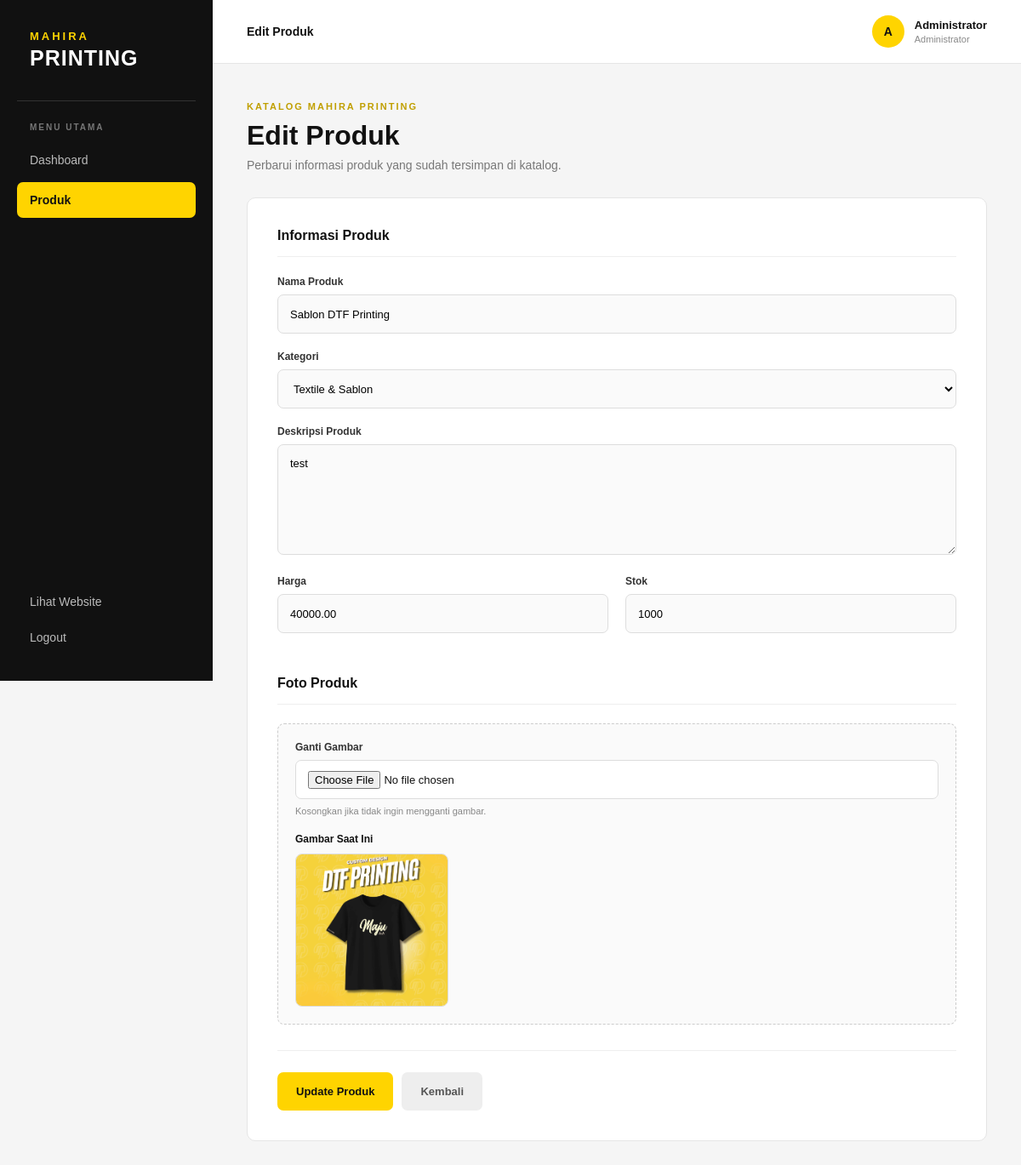
The app's page /admin/edit.php?id=16 (signed in) with its own data.
### tables this page shows
CREATE TABLE `produk` (
  `id` int(11) NOT NULL,
  `nama` varchar(100) NOT NULL,
  `kategori` varchar(50) NOT NULL,
  `deskripsi` text NOT NULL,
  `harga` decimal(12,2) NOT NULL,
  `stok` int(11) NOT NULL DEFAULT '0',
  `gambar` varchar(255) DEFAULT NULL,
  `created_at` timestamp NOT NULL DEFAULT CURRENT_TIMESTAMP
);

### admin/edit.php (the view, shortened to what this page needs)
<?php
require_once "../config/database.php";
$id = isset($_GET['id']) ? (int)$_GET['id'] : 0;
$query = mysqli_query(
    $conn,
    "SELECT * FROM produk
     WHERE id = $id"
);
$produk = mysqli_fetch_assoc($query);
?>
<!DOCTYPE html>
<html lang="id">
<head>
</head>
<body>
<aside class="sidebar">
    <div class="brand">
        <span>MAHIRA</span>
        <h1>PRINTING</h1>
    </div>
    <div class="menu-title">
        Menu Utama
    </div>
    <nav class="menu">
        <a href="index.php">
            Dashboard
        </a>
        <a
            href="produk.php"
            class="active"
        >
            Produk
        </a>
    </nav>
    <div class="sidebar-bottom">
        <a href="../index.php">
            Lihat Website
        </a>
        <a
            href="logout.php"
            class="logout"
        >
            Logout
        </a>
    </div>
</aside>
<main class="main">
    <header class="topbar">
        <div class="page-title">
            Edit Produk
        </div>
        <div class="admin-info">
            <div class="admin-avatar">
                <?php
                $nama_admin = isset($_SESSION['admin_nama'])
                    ? $_SESSION['admin_nama']
                    : 'Admin';
                echo strtoupper(substr($nama_admin, 0, 1));
                ?>
            </div>
            <div>
                <div class="admin-name">
                    <?php
                    echo htmlspecialchars($nama_admin);
                    ?>
                </div>
                <div class="admin-role">
                    Administrator
                </div>
            </div>
        </div>
    </header>
    <div class="content">
        <div class="page-header">
            <small>
                Katalog Mahira Printing
            </small>
            <h1>
                Edit Produk
            </h1>
            <p>
                Perbarui informasi produk yang sudah tersimpan di katalog.
            </p>
        </div>
        <div class="form-card">
            <form
                action="proses_produk.php"
                method="POST"
                enctype="multipart/form-data"
            >
                <div class="form-section">
                    <div class="section-heading">
                        Informasi Produk
                    </div>
                    <div class="form-group">
                        <label for="nama">
                            Nama Produk
                        </label>
                        <input
                            type="text"
                            id="nama"
                            name="nama"
                            value="<?php echo htmlspecialchars($produk['nama']); ?>"
                            placeholder="Masukkan nama produk"
                            required
                        >
                    </div>
                    <div class="form-group">
                        <label for="kategori">
                            Kategori
                        </label>
                        <select
                            name="kategori"
                            id="kategori"
                            required
                        >
                            <option
                                value="Textile & Sablon"
                                <?php
                                if ($produk['kategori'] == 'Textile & Sablon') {
                                    echo 'selected';
                                }
                                ?>
                            >
                                Textile & Sablon
                            </option>
                        </select>
                    </div>
                    <div class="form-group">
                        <label for="deskripsi">
                            Deskripsi Produk
                        </label>
                        <textarea
                            name="deskripsi"
                            id="deskripsi"
                            placeholder="Masukkan deskripsi produk"
                            required
                        ><?php echo htmlspecialchars($produk['deskripsi']); ?></textarea>
                    </div>
                    <div class="form-row">
                        <div class="form-group">
                            <label for="harga">
                                Harga
                            </label>
                            <input
                                type="number"
                                id="harga"
                                name="harga"
                                value="<?php echo $produk['harga']; ?>"
                                min="0"
                                required
                            >
                        </div>
                        <div class="form-group">
                            <label for="stok">
                                Stok
                            </label>
                            <input
                                type="number"
                                id="stok"
                                name="stok"
                                value="<?php echo $produk['stok']; ?>"
                                min="0"
                                required
                            >
                        </div>
                    </div>
                </div>
                <div class="form-section">
                    <div class="section-heading">
                        Foto Produk
                    </div>
                    <div class="image-upload">
                        <div class="form-group">
                            <label for="gambar">
                                Ganti Gambar
                            </label>
                            <input
                                type="file"
                                name="gambar"
                                id="gambar"
                                accept=".jpg,.jpeg,.png,.webp"
                            >
                            <div class="image-note">
                                Kosongkan jika tidak ingin mengganti gambar.
                            </div>
                        </div>
                        <?php
                        if (!empty($produk['gambar'])) {
                        ?>
                            <div class="current-image">
                                <div class="current-image-title">
                                    Gambar Saat Ini
                                </div>
                                <img
                                    src="../uploads/produk/<?php echo htmlspecialchars($produk['gambar']); ?>"
                                    alt="<?php echo htmlspecialchars($produk['nama']); ?>"
                                >
                            </div>
                        <?php
                        }
                        ?>
                    </div>
                </div>
                <div class="form-actions">
                    <button
                        type="submit"
                        class="btn btn-update"
                    >
                        Update Produk
                    </button>
                    <a
                        href="produk.php"
                        class="btn btn-back"
                    >
                        Kembali
                    </a>
                </div>
            </form>
        </div>
    </div>
</main>
</body>
</html>

### admin/edit.php (style rules this page uses)
* { margin: 0; padding: 0; box-sizing: border-box; }
body { font-family: Arial, Helvetica, sans-serif; background: #f5f5f5; color: #111111; }
.sidebar { width: 250px; height: 100vh; background: #111111; position: fixed; left: 0; top: 0; padding: 30px 20px; display: flex; flex-direction: column; z-index: 100; }
.brand { padding: 5px 15px 35px; border-bottom: 1px solid #333333; margin-bottom: 25px; }
.brand span { display: block; color: #ffd400; font-size: 13px; font-weight: bold; letter-spacing: 3px; margin-bottom: 4px; }
.brand h1 { color: #ffffff; font-size: 25px; letter-spacing: 1px; }
.menu-title { color: #777777; font-size: 10px; font-weight: bold; letter-spacing: 2px; margin: 0 15px 12px; text-transform: uppercase; }
.menu { display: flex; flex-direction: column; gap: 5px; }
.menu a { text-decoration: none; color: #bbbbbb; padding: 13px 15px; border-radius: 7px; font-size: 14px; transition: 0.2s; }
.menu a:hover, .menu a.active { background: #ffd400; color: #111111; font-weight: bold; }
.sidebar-bottom { margin-top: auto; }
.sidebar-bottom a { display: block; text-decoration: none; color: #bbbbbb; padding: 13px 15px; border-radius: 7px; font-size: 14px; transition: 0.2s; }
.main { margin-left: 250px; min-height: 100vh; }
.topbar { height: 75px; background: #ffffff; border-bottom: 1px solid #e5e5e5; display: flex; align-items: center; justify-content: space-between; padding: 0 40px; }
.page-title { font-size: 14px; font-weight: bold; }
.admin-info { display: flex; align-items: center; gap: 12px; }
.admin-avatar { width: 38px; height: 38px; border-radius: 50%; background: #ffd400; display: flex; align-items: center; justify-content: center; font-weight: bold; font-size: 14px; }
.admin-name { font-size: 13px; font-weight: bold; }
.admin-role { font-size: 11px; color: #888888; margin-top: 3px; }
.content { padding: 40px; max-width: 1100px; }
.page-header { margin-bottom: 30px; }
.page-header small { color: #c09f00; font-size: 11px; font-weight: bold; letter-spacing: 2px; text-transform: uppercase; }
.page-header h1 { font-size: 32px; margin-top: 8px; }
.page-header p { color: #777777; font-size: 14px; margin-top: 8px; }
.form-card { background: #ffffff; border: 1px solid #e5e5e5; border-radius: 10px; padding: 35px; }
.form-section { margin-bottom: 30px; }
.section-heading { font-size: 16px; font-weight: bold; padding-bottom: 15px; margin-bottom: 22px; border-bottom: 1px solid #eeeeee; }
.form-group { margin-bottom: 20px; }
.form-group:last-child { margin-bottom: 0; }
.form-group label { display: block; font-size: 12px; font-weight: bold; margin-bottom: 8px; color: #333333; }
.form-group input, .form-group select, .form-group textarea { width: 100%; border: 1px solid #dddddd; border-radius: 7px; padding: 12px 14px; font-family: Arial, Helvetica, sans-serif; font-size: 13px; background: #fafafa; outline: none; transition: 0.2s; }
.form-group input, .form-group select { height: 46px; }
.form-group textarea { resize: vertical; min-height: 130px; line-height: 1.6; }
.form-row { display: grid; grid-template-columns: 1fr 1fr; gap: 20px; }
.image-upload { border: 1px dashed #cccccc; border-radius: 8px; padding: 20px; background: #fafafa; }
.image-upload input { background: #ffffff; }
.image-note { font-size: 11px; color: #888888; margin-top: 8px; }
.current-image { margin-top: 20px; }
.current-image-title { font-size: 12px; font-weight: bold; margin-bottom: 10px; }
.current-image img { width: 180px; height: 180px; object-fit: cover; border-radius: 8px; border: 1px solid #dddddd; display: block; }
.form-actions { display: flex; align-items: center; gap: 10px; padding-top: 25px; border-top: 1px solid #eeeeee; }
.btn { display: inline-flex; align-items: center; justify-content: center; min-height: 45px; padding: 0 22px; border-radius: 7px; text-decoration: none; border: none; font-size: 13px; font-weight: bold; cursor: pointer; transition: 0.2s; }
.btn-update { background: #ffd400; color: #111111; }
.btn-back { background: #eeeeee; color: #555555; }

### records on screen
produk: nama "Sablon DTF Printing", kategori "Textile & Sablon", deskripsi "test", harga "40000.00", stok "1000", gambar (picture)

### other values on screen
substr($nama_admin, 0, 1) "A"
$nama_admin "Administrator"
